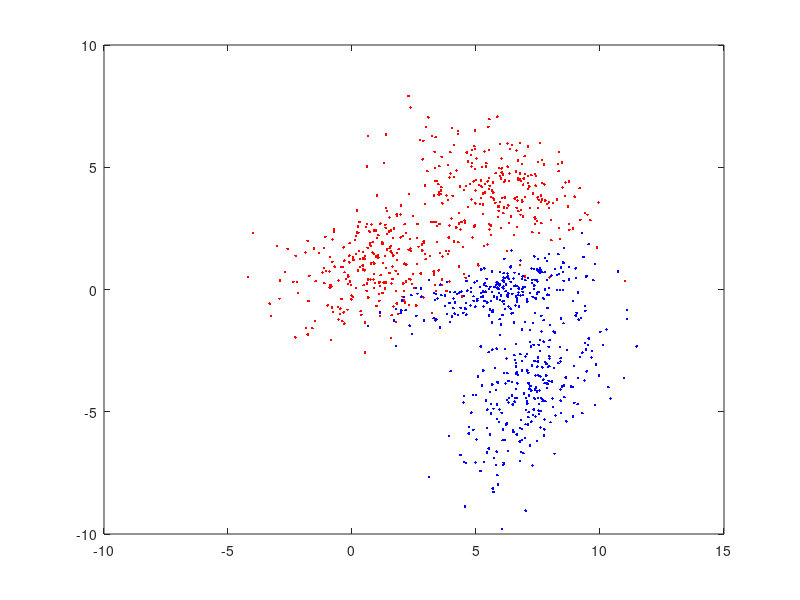

Write MATLAB code to recreate this figure. (Note: this script raises an error after producing the figure.)
clear variables; close all; clc;

%% generisanje podataka
N = 500; % br odbiraka

P11 = 0.6;
M11 = [1; 1];
M12 = [6; 4];
S11 = [4, 1.1; 1.1, 2];
S12 = [3, -0.8; -0.8, 1.5];

P22 = 0.55;
M21 = [7; -4];
M22 = [6; 0];
S21 = [2, 1.1; 1.1, 4];
S22 = [3, 0.8; 0.8, 0.5];

X1 = zeros(2,N);
X2 = zeros(2,N);

for i=1:N
    t = rand(1,2);
    switch(t(1) < P11)
        case true
            X1(:,i) = mvnrnd(M11,S11);
        case false
            X1(:,i) = mvnrnd(M12,S12);
    end
    switch(t(2) < P22)
        case true
            X2(:,i) = mvnrnd(M21,S21);
        case false
            X2(:,i) = mvnrnd(M22,S22);
    end
end

figure(1)
plot(X1(1,:),X1(2,:), 'r.'); hold on;
plot(X2(1,:),X2(2,:), 'b.');

x = linspace(min([X1(1,:),X2(1,:)]),max([X1(1,:),X2(1,:)]),200);
y = linspace(min([X1(2,:),X2(2,:)]),max([X1(2,:),X2(2,:)]),200);

f1 = zeros(length(x),length(y));
f2 = f1;
h = f1;

for i = 1:length(x)
    for j = 1:length(y)
        X = [x(i);y(j)];
        f11 = 1/(2*pi*det(S11)^0.5)*exp(-0.5*(X-M11)'*S11^(-1)*(X-M11));
        f12 = 1/(2*pi*det(S12)^0.5)*exp(-0.5*(X-M12)'*S12^(-1)*(X-M12));
        f1(i,j) = P11*f11 + (1-P11)*f12;
        f21 = 1/(2*pi*det(S21)^0.5)*exp(-0.5*(X-M21)'*S21^(-1)*(X-M21));
        f22 = 1/(2*pi*det(S22)^0.5)*exp(-0.5*(X-M22)'*S22^(-1)*(X-M22));
        f2(i,j) = P22*f21 + (1-P22)*f22;
        h(i,j) = log(f2(i,j))-log(f1(i,j));
    end
end

f1max = max(f1,[],'All');
f2max = max(f2,[],'All');

dk = [1 3 6 9];
for d = dk
    prag=f1max*exp(-0.5*dk);
    contour(x,y,f1',prag,'m');
    contour(x,y,f2',prag,'m');
end
hold off;

figure(2)
plot(X1(1,:),X1(2,:), 'r.'); hold on;
plot(X2(1,:),X2(2,:), 'b.');
contour(x,y,h',[0 0],'DisplayName','Klasifikator minimalne greske');
x_step = x(2)-x(1);
y_step = y(2)-y(1);
Eps1 =sum(f1(h>=0),'All')*x_step*y_step;
Eps2 =sum(f2(h<0),'All')*x_step*y_step;

Mx = zeros(2,2);
for i=1:N
    [~,ix] = min(abs(x-X1(1,i)));
    [~,iy] = min(abs(y-X1(2,i)));
    if (h(ix,iy) <= 0)
        Mx(1,1) = Mx(1,1) + 1;
    else
        Mx(1,2) = Mx(1,2) + 1;
    end
    [~,ix] = min(abs(x-X2(1,i)));
    [~,iy] = min(abs(y-X2(2,i)));
    if (h(ix,iy) >= 0)
        Mx(2,2) = Mx(2,2) + 1;
    else
        Mx(2,1) = Mx(2,1) + 1;
    end
end
T = array2table(Mx,'VariableNames',{'ω1_p','ω2_p'},'RowName',...
    {'ω1_t  |','ω2_t  |'}); 
disp('Matrica konfuzije:');
disp(T);

disp('Dobijene greske:');
disp([Mx(1,2)/N, Mx(2,1)/N]);
disp('Teorijske greske:');
disp([Eps1,Eps2]);
%% Klasifikator minimalne cene
c11 = 0; c22 = 0;
c12 = 1; c21 = 10*c12;

th = log((c21-c11)/(c12-c22));

contour(x,y,h',[th th],'g','DisplayName','Klasifikator minimalne cene');
hold off;
x_step = x(2)-x(1);
y_step = y(2)-y(1);
Eps1_kmc =sum(f1(h>=th),'All')*x_step*y_step;
Eps2_kmc =sum(f2(h<th),'All')*x_step*y_step;
legend;

Mx = zeros(2,2);
for i=1:N
    [~,ix] = min(abs(x-X1(1,i)));
    [~,iy] = min(abs(y-X1(2,i)));
    if (h(ix,iy) <= th)
        Mx(1,1) = Mx(1,1) + 1;
    else
        Mx(1,2) = Mx(1,2) + 1;
    end
    [~,ix] = min(abs(x-X2(1,i)));
    [~,iy] = min(abs(y-X2(2,i)));
    if (h(ix,iy) >= th)
        Mx(2,2) = Mx(2,2) + 1;
    else
        Mx(2,1) = Mx(2,1) + 1;
    end
end
T = array2table(Mx,'VariableNames',{'ω1_p','ω2_p'},'RowName',...
    {'ω1_t  |','ω2_t  |'}); 
disp('Matrica konfuzije KMC:');
disp(T);

disp('Dobijene greske:');
disp([Mx(1,2)/N, Mx(2,1)/N]);
disp('Teorijske greske:');
disp([Eps1_kmc,Eps2_kmc]);

%% Wald
